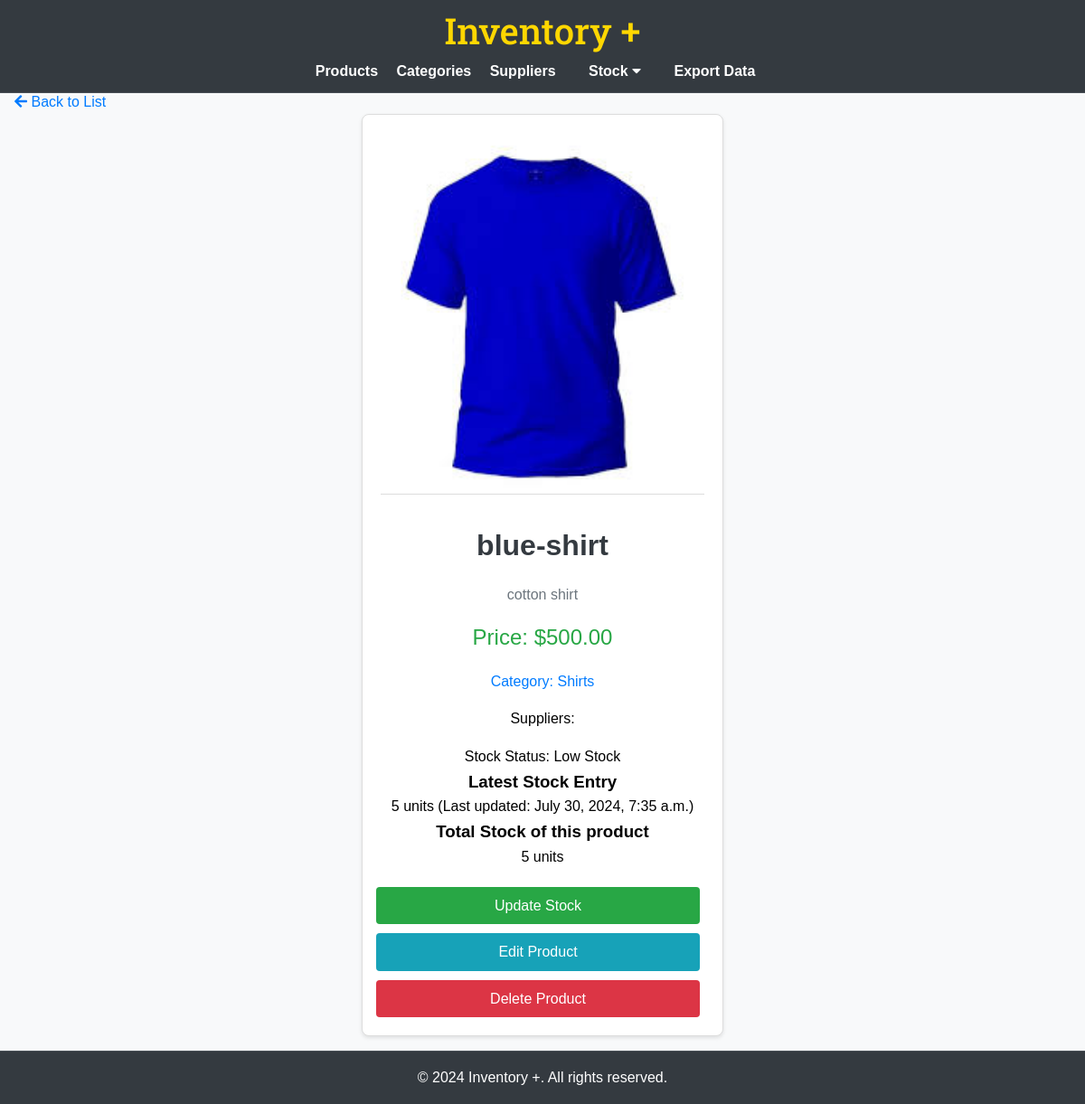
The page /products/3/ on the database as committed earlier.
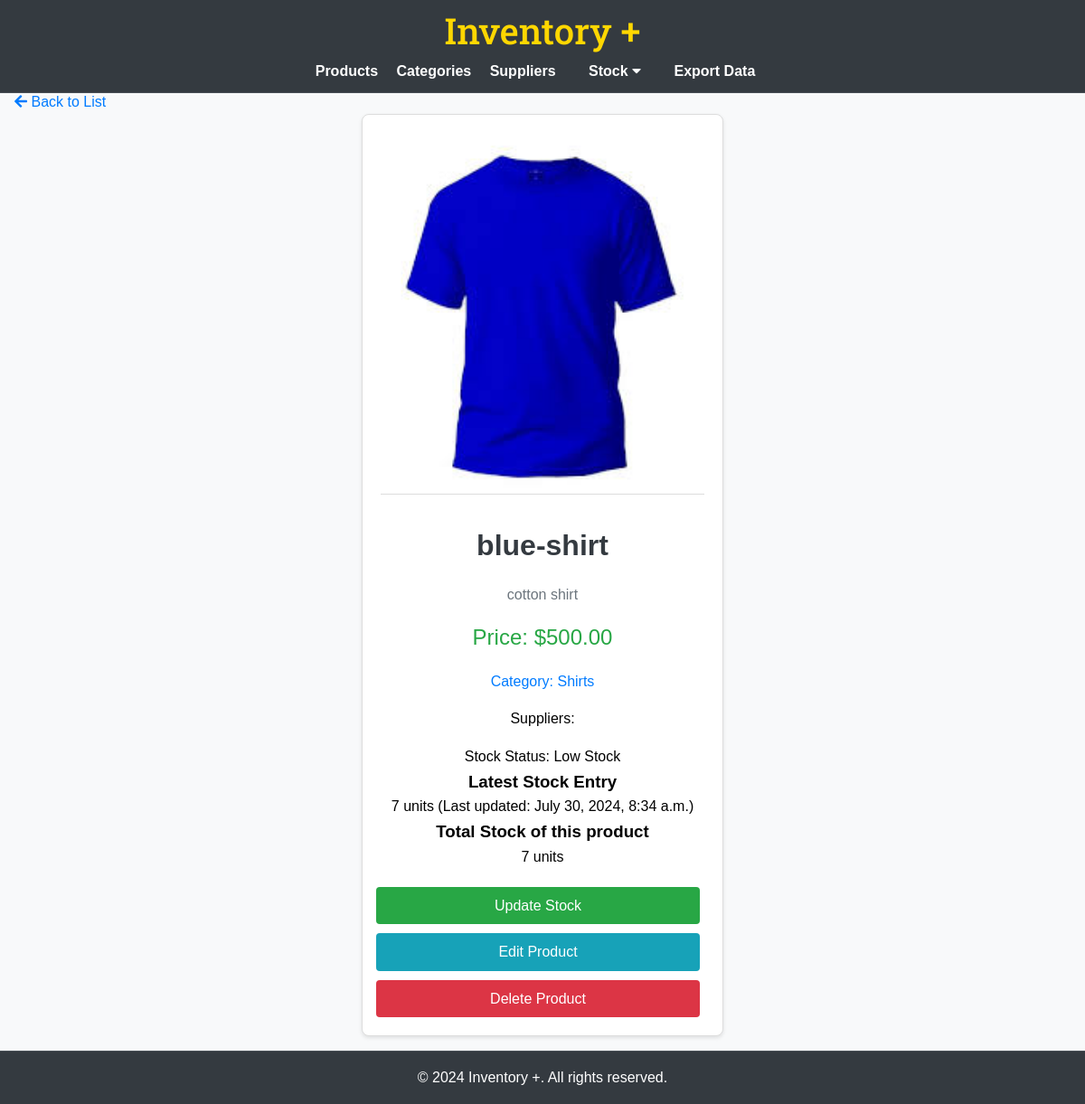
The same page on the database as committed later.
### inventory/models.py (models this page shows, shortened)
class Stock(models.Model):
    product = models.ForeignKey(Product, on_delete=models.CASCADE, related_name='stock_entries')
    quantity = models.PositiveIntegerField()
    date_updated = models.DateTimeField(auto_now=True)

class Product(models.Model):
    name = models.CharField(max_length=100)
    description = models.TextField()
    price = models.DecimalField(max_digits=10, decimal_places=2)
    category = models.ForeignKey(Category, on_delete=models.CASCADE, related_name='products')
    suppliers = models.ManyToManyField(Supplier, related_name='products')
    image = models.ImageField(upload_to='product_images/', null=True, blank=True)
    def get_stock_level(self):
        return self.stock_entries.aggregate(total_stock=models.Sum('quantity'))['total_stock'] or 0
    def stock_status(self):
        stock_level = self.get_stock_level()
        if stock_level > 10:
            return 'In Stock'
        elif 1 <= stock_level <= 10:
            return 'Low Stock'
        else:
            return 'Out of Stock'

class Category(models.Model):
    name = models.CharField(max_length=100)

### inventory/views.py (the view)
# urls.py: path('products/<int:pk>/', views.product_detail, name='product_detail'),
def product_detail(request, pk):
    product = get_object_or_404(Product, pk=pk)
    latest_stock_entry = product.stock_entries.order_by('-date_updated').first()
    return render(request, 'inventory/product_detail.html', {'product': product, 'latest_stock_entry': latest_stock_entry})

### inventory/templates/inventory/product_detail.html (shortened to what this page needs)
{% extends "base.html" %}
{% block content %}
<div style="margin-top: 20px;">
    <a href="{% url 'product_list' %}" style="color: #007bff; text-decoration: none; font-size: 16px;"> <i class="fas fa-arrow-left"></i> Back to List</a>
</div>
<div class="product-detail-card small-card">
    <img src="{{ product.image.url }}" alt="{{ product.name }}" class="product-image">
    <h1>{{ product.name }}</h1>
    <p class="product-description">{{ product.description }}</p>
    <p class="product-price">Price: ${{ product.price }}</p>
    <p class="product-category">Category: {{ product.category.name }}</p>
    <p class="product-suppliers">Suppliers:
    </p>
    <p class="product-stock">Stock Status:
        {% if product.stock_status == 'In Stock' %}
        <span class="badge badge-success">{{ product.stock_status }}</span>
        {% elif product.stock_status == 'Low Stock' %}
        <span class="badge badge-warning">{{ product.stock_status }}</span>
        {% else %}
        <span class="badge badge-danger">{{ product.stock_status }}</span>
        {% endif %}
    </p>
    <h3>Latest Stock Entry</h3>
    {% if latest_stock_entry %}
    <p>{{ latest_stock_entry.quantity }} units (Last updated: {{ latest_stock_entry.date_updated }})</p>
    <h3>Total Stock of this product</h3>
    <p>{{ product.get_stock_level }} units</p>
    {% else %}
    <p>No stock entries available.</p>
    {% endif %}
    <div class="product-actions">
        <a class="btn btn-success" style="margin-right: 10px;" href="{% url 'stock_update' pk=product.pk %}">Update Stock</a>
        <a class="btn btn-info" style="margin-right: 10px;" href="{% url 'product_edit' pk=product.pk %}">Edit Product</a>
        <a class="btn btn-danger" style="margin-right: 10px;" href="{% url 'product_delete' pk=product.pk %}">Delete Product</a>
    </div>
</div>
{% endblock %}

Rows that differ between the two databases and show on the page:
computed for Product "blue-shirt": get_stock_level "5" → "7"
changed Stock: quantity "5" → "7"; date_updated "July 30, 2024, 7:35 a.m." → "July 30, 2024, 8:34 a.m."
